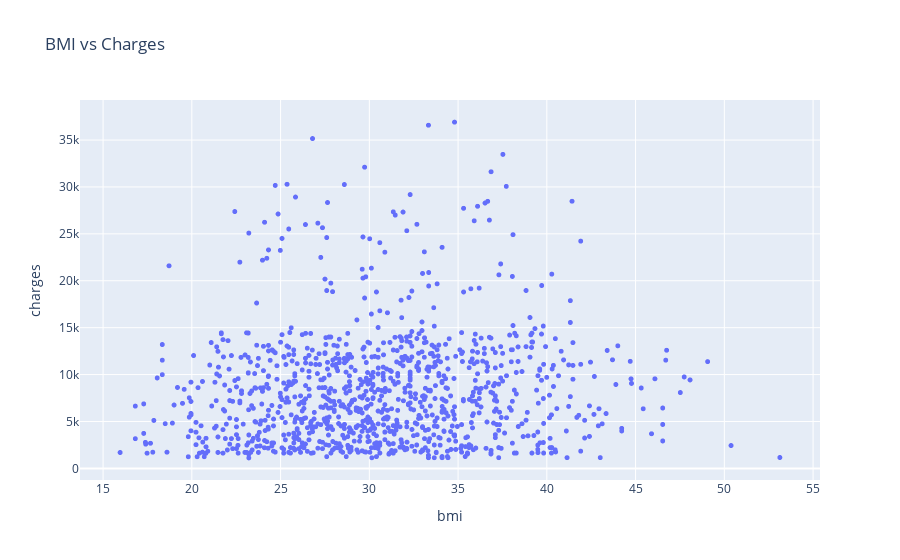

Notebook code for this chart:
### Code cell
fig = px.scatter(non_smoker_data,
                       x='bmi',
                       y='charges',
                       title='BMI vs Charges'
                       )

fig.update_traces(marker_size=5)
fig.show()

### Figure 1 — Plotly figure (JSON) as saved in the notebook; plotly's stock layout.template omitted (floating-point values rounded to 4 significant figures; data arrays with more than 128 entries replaced by an {"elided": "..."} marker saying what was removed)
{"data": [{"hovertemplate": "bmi=%{x}<br>charges=%{y}<extra></extra>", "legendgroup": "", "marker": {"color": "#636efa", "size": 5, "symbol": "circle"}, "mode": "markers", "name": "", "showlegend": false, "type": "scattergl", "x": {"elided": "1064 float values"}, "xaxis": "x", "y": {"elided": "1064 float values"}, "yaxis": "y"}], "layout": {"legend": {"tracegroupgap": 0}, "title": {"text": "BMI vs Charges"}, "xaxis": {"anchor": "y", "domain": [0, 1], "title": {"text": "bmi"}}, "yaxis": {"anchor": "x", "domain": [0, 1], "title": {"text": "charges"}}}}
